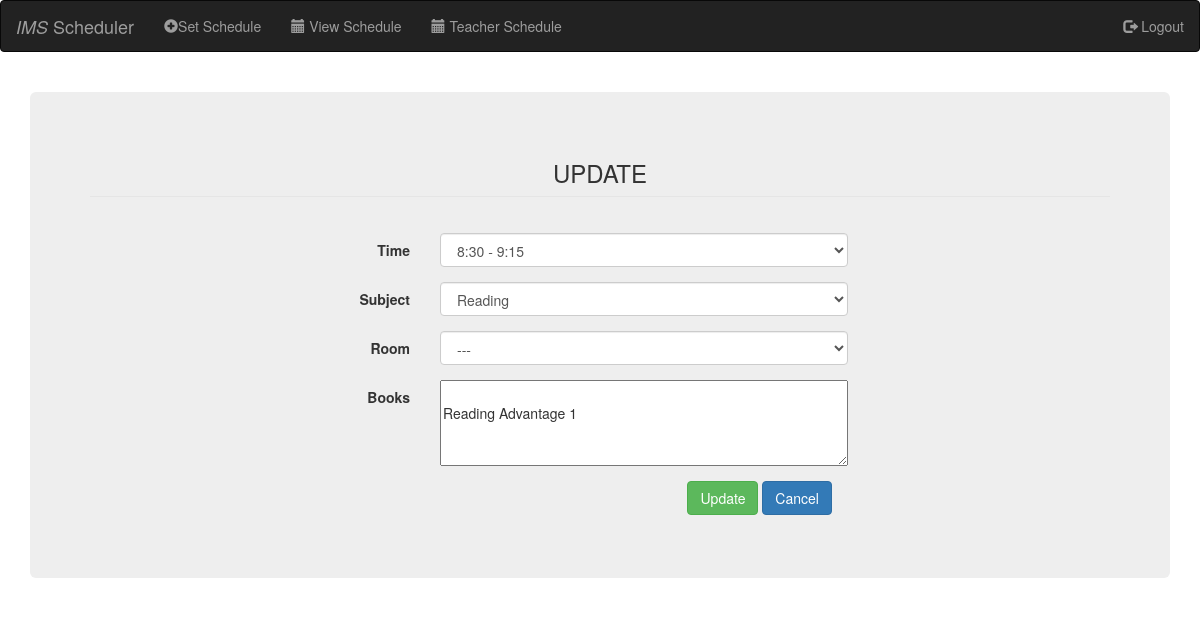
The page /view.edit.php?student_id=242&subject_id=179&course_id=142&level_id=1 on the database its author committed.
### tables this page shows
CREATE TABLE `student_subject` (
  `subject_id` int(11) NOT NULL,
  `student_id` int(11) NOT NULL,
  `room_id` int(11) NOT NULL,
  `faculty_id` int(11) NOT NULL,
  `timer_id` int(11) NOT NULL,
  `books` varchar(1000) NOT NULL,
  `teachers_name` varchar(1000) NOT NULL,
  `deleted` int(11) NOT NULL,
  `created_at` timestamp NOT NULL DEFAULT current_timestamp(),
  `created_by` varchar(11) NOT NULL
);

CREATE TABLE `timer` (
  `id` int(11) NOT NULL,
  `start_time` varchar(250) NOT NULL,
  `end_time` varchar(250) NOT NULL
);

CREATE TABLE `subject` (
  `subject_id` int(11) NOT NULL,
  `subject_type` varchar(250) NOT NULL,
  `subject_description` varchar(250) NOT NULL,
  `subject_code` varchar(500) NOT NULL,
  `updated_at` int(11) DEFAULT NULL,
  `room_id` int(11) NOT NULL,
  `timer_id` int(11) NOT NULL,
  `course_id` int(11) NOT NULL,
  `faculty_id` int(11) NOT NULL,
  `book_id` int(11) NOT NULL
);

CREATE TABLE `rooms` (
  `room_id` int(11) NOT NULL,
  `room` varchar(250) NOT NULL,
  `is_group` tinyint(1) NOT NULL
);

CREATE TABLE `books` (
  `book_id` int(11) NOT NULL,
  `book_name` varchar(1000) NOT NULL,
  `course` varchar(50) NOT NULL,
  `level` varchar(50) NOT NULL,
  `book_type` varchar(50) NOT NULL,
  `subject` varchar(1000) NOT NULL
);

### view.edit.php (the view, shortened to what this page needs)
<?php
require 'databaasee.php';
include_once("header.php");
include_once("navbar.php");
?>
<?php
$subject_id = $_GET['subject_id'];
$student_id = $_GET['student_id'];
$student_course_id = $_GET['course_id'];
$student_level_id = $_GET['level_id'];
$query = "SELECT * FROM `student_subject` AS ss
INNER JOIN `student` stud ON ss.student_id = stud.student_id
WHERE ss.student_id=$student_id AND ss.subject_id=$subject_id;";
$findAllSubjectByCourseResult = mysqli_query($connect, $query);
while ($row = mysqli_fetch_assoc($findAllSubjectByCourseResult)) {
	$get_subject_id = $row['subject_id'];
	$get_room_id = $row['room_id'];
	$get_student_period = $row['timer_id'];
}
$findAllSubject = "SELECT * FROM `subject` WHERE subject_id=$get_subject_id;";
$findAllSubjectResult = mysqli_query($connect, $findAllSubject);
$findAllPeriod = "SELECT * FROM `timer`";
$findAllPeriodResult = mysqli_query($connect, $findAllPeriod);
$findAllRooms = "SELECT * FROM `rooms`";
$findAllRoomsResult = mysqli_query($connect, $findAllRooms);
$findAllBooks = "SELECT * FROM books b
	INNER JOIN course c ON UPPER(b.course) = UPPER(c.course_name)
	INNER JOIN level l ON UPPER(b.level) = UPPER(l.level_name)
	INNER JOIN subject s ON UPPER(b.subject) = UPPER(s.subject_description)
WHERE
	c.course_id=$student_course_id
	AND (l.level_id=$student_level_id OR UPPER(b.level) = 'NO LEVEL')
	AND s.subject_id=$subject_id;";
$findAllBooksResult = mysqli_query($connect, $findAllBooks);
?>
<html>
<head>
</head>
<body>
	<br>
	<div class="container">
		<div class="" align="center">
			<div class="">
				<div class="jumbotron">
					<form class="form-horizontal" method="get" action='view.edit.action.php?id=<?php echo $student_id ?>' enctype="multipart/form-data">
						<fieldset>
							<legend>
								<h3> UPDATE </h3>
							</legend>
							<div class="form-group">
								<div class="col-md-5">
								</div>
							</div>
							<div class="form-group">
								<label class="col-md-4 control-label" for="timer_detail"> Time </label>
								<div class="col-md-5">
									<select id="timer_detail" name="timer_detail" class="form-control">
										<?php while ($row1 = mysqli_fetch_assoc($findAllPeriodResult)) :; ?>
											<option id="<?php echo $row1["id"]; ?>" value="<?php echo $row1["id"]; ?>" <?php
													if ($row1["id"] === $get_student_period) {
														echo "selected";
													}
													?>>
												<?php echo $row1["start_time"] . " - " . $row1["end_time"] ?></option>
										<?php endwhile; ?>
									</select>
								</div>
							</div>
							<div class="form-group">
								<label class="col-md-4 control-label" for="subject_description"> Subject </label>
								<div class="col-md-5">
									<select id="subject_description" name="subject_description" class="form-control">
										<?php while ($row1 = mysqli_fetch_assoc($findAllSubjectResult)) :; ?>
											<option id="<?php echo $row1["subject_id"]; ?>" value="<?php echo $row1["subject_description"]; ?>" ; <?php
													if ($row1["subject_id"] === $get_subject_id) {
														echo "selected";
													}
													?>>
												<?php echo $row1["subject_description"]; ?></option>
										<?php endwhile; ?>
									</select>
								</div>
							</div>
							<div class="form-group">
								<label class="col-md-4 control-label" for="room_id"> Room </label>
								<div class="col-md-5">
									<select id="room_id" name="room_id" class="form-control">
										<?php while ($row1 = mysqli_fetch_assoc($findAllRoomsResult)) :; ?>
											<option id="<?php echo $row1["room_id"]; ?>" value="<?php echo $row1["room_id"]; ?>" <?php
													$optionRoomId = $row1["room_id"];
													if ($row1["room_id"] === $get_room_id) {
														echo "selected";
													}
													if ($row1["room_id"] >= 72 && $row1["room_id"] <= 82) {
														$selectDuplicateQuery = "SELECT
														COUNT(*) AS c,
														r.room_id AS room_id,
														r.is_group AS room_is_group
														FROM `teacher_timer` tt
															INNER JOIN faculty f ON tt.teacher_id = f.faculty_id
															INNER JOIN timer t ON tt.timer_id = t.id
															INNER JOIN student st ON tt.student_id = st.student_id
															INNER JOIN subject s ON tt.subject_id = s.subject_id
															INNER JOIN rooms r ON tt.room_id = r.room_id
														WHERE t.id = $get_student_period  AND r.room_id = $optionRoomId AND r.is_group = 1
														GROUP BY room_id, room_is_group HAVING COUNT(*) >= 6 ORDER BY c;";
															$selectDuplicateQueryResult = mysqli_query($connect, $selectDuplicateQuery);
															if (mysqli_num_rows($selectDuplicateQueryResult) > 0) {
																echo " disabled";
																echo " style='background-color:red;color:white;'";
															}
													} else {
														$selectDuplicateQuery = "SELECT
														COUNT(*) AS c,
														f.faculty_id,
														r.room_id AS room_id,
														r.is_group AS room_is_group
														FROM `teacher_timer` tt
															INNER JOIN faculty f ON tt.teacher_id = f.faculty_id
															INNER JOIN timer t ON tt.timer_id = t.id
															INNER JOIN student st ON tt.student_id = st.student_id
															INNER JOIN subject s ON tt.subject_id = s.subject_id
															INNER JOIN rooms r ON f.room = r.room_id
														WHERE t.id = $get_student_period  AND r.room_id = $optionRoomId AND r.is_group = 0 AND tt.room_id IS NULL
														GROUP BY f.faculty_id, room_id, room_is_group HAVING COUNT(*) >= 1 ORDER BY c;";
															$selectDuplicateQueryResult = mysqli_query($connect, $selectDuplicateQuery);
															if (mysqli_num_rows($selectDuplicateQueryResult) > 0) {
																echo " disabled";
																echo " style='background-color:red;color:white;'";
															}
													}
													?>>
												<?php echo $row1["room"]; ?>
											</option>
										<?php endwhile; ?>
									</select>
								</div>
							</div>
							<div class="form-group" align="right">
								<label class="col-md-4 control-label" for="student_name"> Books</label>
								<div class="col-md-5">
									<textarea id="book_id" class="pull-left" name="book_id" placeholder="Book" rows="4" cols="50" class="" maxlength="" style="width:100%">
									<?php
										while ($bookRow = mysqli_fetch_assoc($findAllBooksResult)) {
											if (!empty($bookRow["book_name"]) || !is_null($bookRow["book_name"])) {
												echo "\n" . $bookRow["book_name"];
											}
										}
									?></textarea>
								</div>
							</div>
							<div class="form-group" align="right">
								<label class="col-md-4 control-label" for="update"></label>
								<div class="col-md-5">
									<button type="submit" id="update" name="update" class="btn btn-success"> Update </button>
									<a href="view.php?id=<?php echo $student_id ?>" class="btn btn-primary"> Cancel </a> &nbsp; &nbsp;
								</div>
							</div>
						</fieldset>
					</form>
				</div>
			</div>
			<?php
			include_once("footer.php");
			include_once("navbar.php");
			?>

### view.edit.php (style rules this page uses)
body { background-color: white; }

### rows shown on the page
student_subject: timer_detail "8:30 - 9:15", subject_description "Reading", room_id "---"
books: book_id "Reading Advantage 1"
